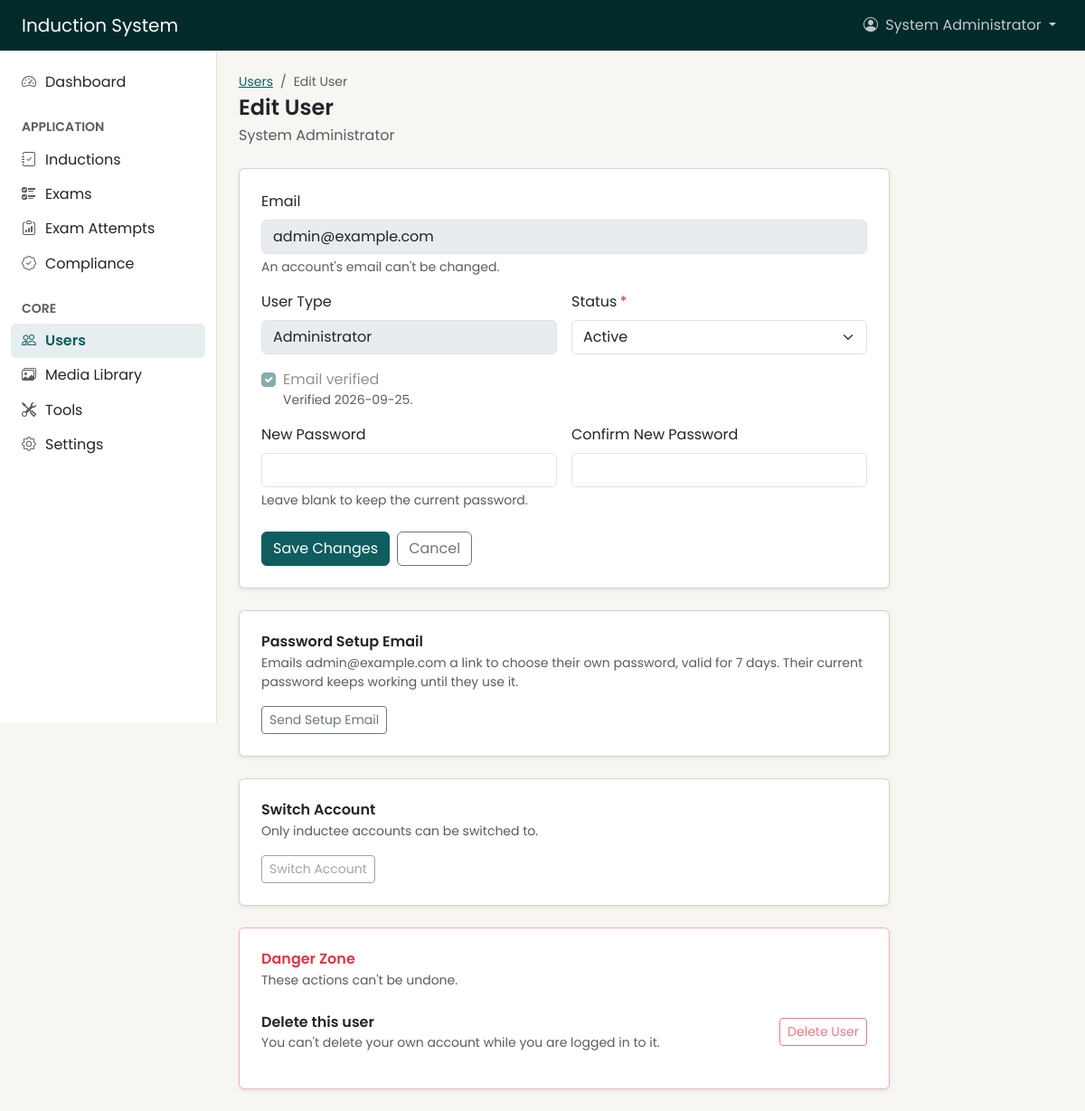
/admin/users/edit.php?id=1 (signed in), run on the app's committed database.
### tables this page shows
CREATE TABLE users (
    id INT UNSIGNED NOT NULL AUTO_INCREMENT,
    email VARCHAR(255) NOT NULL,
    password VARCHAR(255) NOT NULL,
    user_type ENUM('admin', 'inductee') NOT NULL,
    status ENUM('active', 'inactive', 'suspended') NOT NULL DEFAULT 'active',
     
     
    profile_completed TINYINT(1) NOT NULL DEFAULT 0,
    email_verified_at DATETIME NULL,
    email_verification_token VARCHAR(64) NULL,
    email_verification_expires_at DATETIME NULL,
    password_reset_token VARCHAR(64) NULL,
    password_reset_expires_at DATETIME NULL,
    created_at DATETIME NOT NULL DEFAULT CURRENT_TIMESTAMP,
    updated_at DATETIME NOT NULL DEFAULT CURRENT_TIMESTAMP ON UPDATE CURRENT_TIMESTAMP,
    PRIMARY KEY (id),
    UNIQUE KEY uq_users_email (email),
    KEY idx_users_email_verification_token (email_verification_token),
    KEY idx_users_password_reset_token (password_reset_token)
);

### admin/users/edit.php (called while the page is built, shortened)
<?php
require __DIR__ . '/../../bootstrap.php';
$id = (int) ($_GET['id'] ?? $_POST['id'] ?? 0);
$service = new UserManagementService();
$user = $service->find($id);
$errors = get_errors();
require __DIR__ . '/../../views/admin/users/edit.php';

### bootstrap.php (called while the page is built, shortened)
<?php
spl_autoload_register(function (string $class): void {
    $prefix = 'App\\';
    $relative = substr($class, strlen($prefix));
    $path = __DIR__ . '/app/' . str_replace('\\', '/', $relative) . '.php';
});
require __DIR__ . '/app/Core/helpers.php';

### app/Core/Database.php (called while the page is built, shortened)
<?php
class Database
{
    private static ?PDO $connection = null;
    public static function connection(): PDO
    {
        if (self::$connection === null) {
            $config = require dirname(__DIR__, 2) . '/config/database.php';
            $dsn = sprintf(
                '%s:host=%s;port=%s;dbname=%s;charset=%s',
                $config['driver'],
                $config['host'],
                $config['port'],
                $config['database'],
                $config['charset']
            );
            self::$connection = new PDO($dsn, $config['username'], $config['password'], [
                PDO::ATTR_ERRMODE => PDO::ERRMODE_EXCEPTION,
                PDO::ATTR_DEFAULT_FETCH_MODE => PDO::FETCH_ASSOC,
                PDO::ATTR_EMULATE_PREPARES => false,
            ]);
            self::$connection->exec("SET time_zone = '" . (new \DateTimeImmutable())->format('P') . "'");
        }
        return self::$connection;
    }
}

### app/Admin/Services/UserManagementService.php (called while the page is built, shortened)
<?php
class UserManagementService
{
    private UserRepository $users;
    public function __construct()
    {
        $this->users = new UserRepository();
    }
    public function find(int $id): ?array
    {
        return $this->users->findWithProfile($id);
    }
}

### app/Core/Auth/UserRepository.php (called while the page is built, shortened)
<?php
class UserRepository
{
    private PDO $db;
    public function __construct()
    {
        $this->db = Database::connection();
    }
    public function findById(int $id): ?array
    {
        $stmt = $this->db->prepare(
            'SELECT u.*,
                    COALESCE(ap.first_name, ip.first_name) AS first_name,
                    COALESCE(ap.last_name, ip.last_name) AS last_name
             FROM users u
             LEFT JOIN admin_profiles ap ON ap.user_id = u.id
             LEFT JOIN inductee_profiles ip ON ip.user_id = u.id
             WHERE u.id = ?'
        );
        $stmt->execute([$id]);
        $user = $stmt->fetch();
        return $user ?: null;
    }
    public function findWithProfile(int $id): ?array
    {
        return $this->findById($id);
    }
}

### app/Core/helpers.php (called while the page is built, shortened)
<?php
function e(?string $value): string
{
    return htmlspecialchars((string) $value, ENT_QUOTES, 'UTF-8');
}
function old(string $key, string $default = ''): string
{
    return e($_SESSION['old'][$key] ?? $default);
}
function get_errors(): array
{
    $errors = $_SESSION['errors'] ?? [];
    return $errors;
}
function error_for(array $errors, string $field): ?string
{
    return $errors[$field] ?? null;
}

### app/Core/Auth.php (called while the page is built, shortened)
<?php
class Auth
{
    private static ?array $userCache = null;
    public static function id(): ?int
    {
        return $_SESSION['user_id'] ?? null;
    }
    public static function user(): ?array
    {
        $id = self::id();
        if (self::$userCache === null || (int) self::$userCache['id'] !== $id) {
            $user = (new UserRepository())->findById($id);
            self::$userCache = $user;
        }
        return self::$userCache;
    }
}

### views/admin/users/edit.php (the view, shortened to what this page needs)
<?php
require __DIR__ . '/../../partials/admin-header.php';
$isOwnAccount = (int) $user['id'] === (int) ($authUser['id'] ?? 0);
$isInductee = $user['user_type'] === 'inductee';
$userName = trim(($user['first_name'] ?? '') . ' ' . ($user['last_name'] ?? '')) ?: (string) $user['email'];
$emailVerified = $user['email_verified_at'] !== null;
?>
<div class="page-narrow">
    <div class="page-header">
        <div>
            <nav aria-label="Breadcrumb">
                <ol class="breadcrumb">
                    <li class="breadcrumb-item"><a href="/admin/users/index.php">Users</a></li>
                    <li class="breadcrumb-item active" aria-current="page">Edit User</li>
                </ol>
            </nav>
            <h1 class="page-title">Edit User</h1>
            <p class="page-subtitle"><?= e($userName) ?></p>
        </div>
    </div>
    <div class="card shadow-sm">
        <div class="card-body p-4">
            <form method="post" action="/admin/users/edit.php?id=<?= (int) $user['id'] ?>" novalidate>
                <div class="mb-3">
                    <label for="email" class="form-label">Email</label>
                    <input type="email" class="form-control" id="email" value="<?= e((string) $user['email']) ?>" disabled>
                    <div class="form-text">An account's email can't be changed.</div>
                </div>
                <div class="row g-3 mb-3">
                    <div class="col-sm">
                        <label for="user_type" class="form-label">User Type</label>
                        <input type="text" class="form-control" id="user_type"
                               value="<?= $user['user_type'] === 'admin' ? 'Administrator' : 'Inductee' ?>" disabled>
                    </div>
                    <div class="col-sm">
                        <label for="status" class="form-label required">Status</label>
                        <select class="form-select <?= error_for($errors, 'status') ? 'is-invalid' : '' ?>" id="status" name="status" required>
                            <?php foreach (['active' => 'Active', 'inactive' => 'Inactive', 'suspended' => 'Suspended'] as $value => $label): ?>
                                <option value="<?= $value ?>" <?= old('status', (string) $user['status']) === $value ? 'selected' : '' ?>><?= $label ?></option>
                            <?php endforeach; ?>
                        </select>
                    </div>
                </div>
                <div class="form-check mb-3">
                    <?php if ($emailVerified): ?>
                        <input class="form-check-input" type="checkbox" id="email_verified" checked disabled>
                        <label class="form-check-label" for="email_verified">Email verified</label>
                        <div class="form-text mt-0">Verified <?= e(date('Y-m-d', strtotime((string) $user['email_verified_at']))) ?>.</div>
                    <?php endif; ?>
                </div>
                <div class="row g-3 mb-3">
                    <div class="col-sm">
                        <label for="password" class="form-label">New Password</label>
                        <input type="password" class="form-control <?= error_for($errors, 'password') ? 'is-invalid' : '' ?>"
                               id="password" name="password" autocomplete="new-password">
                        <?php if ($error = error_for($errors, 'password')): ?>
                            <div class="invalid-feedback"><?= e($error) ?></div>
                        <?php else: ?>
                            <div class="form-text">Leave blank to keep the current password.</div>
                        <?php endif; ?>
                    </div>
                    <div class="col-sm">
                        <label for="password_confirmation" class="form-label">Confirm New Password</label>
                        <input type="password" class="form-control <?= error_for($errors, 'password_confirmation') ? 'is-invalid' : '' ?>"
                               id="password_confirmation" name="password_confirmation" autocomplete="new-password">
                    </div>
                </div>
                <div class="form-actions">
                    <button type="submit" class="btn btn-primary">Save Changes</button>
                    <a href="/admin/users/index.php" class="btn btn-outline-secondary">Cancel</a>
                </div>
            </form>
        </div>
    </div>
    <div class="card shadow-sm mt-4">
        <div class="card-body p-4">
            <h2 class="fs-6 mb-1">Password Setup Email</h2>
            <p class="text-muted small mb-3">
                Emails <?= e((string) $user['email']) ?> a link to choose their own password, valid for
                <?= AuthService::SETUP_LINK_DAYS ?> days. Their current password keeps working until they use it.
            </p>
            <form method="post" action="/admin/users/send-setup-email.php" class="d-inline">
                <button type="submit" class="btn btn-outline-secondary btn-sm" <?= $user['status'] !== 'active' ? 'disabled' : '' ?>>Send Setup Email</button>
            </form>
        </div>
    </div>
    <div class="card shadow-sm mt-4">
        <div class="card-body p-4">
            <h2 class="fs-6 mb-1">Switch Account</h2>
            <p class="text-muted small mb-3">
                <?php if (!$isInductee): ?>
                    Only inductee accounts can be switched to.
                <?php elseif ($user['status'] !== 'active'): ?>
                    Only active accounts can be switched to. Set Status to Active first.
                <?php else: ?>
                    Use the site as <?= e($userName) ?>, without their password. Everything you do counts as theirs.
                    Switch Back, at the top of every page, returns you here.
                <?php endif; ?>
            </p>
            <form method="post" action="/admin/users/switch.php" class="d-inline">
                <button type="submit" class="btn btn-outline-secondary btn-sm" <?= !$isInductee || $user['status'] !== 'active' ? 'disabled' : '' ?>>Switch Account</button>
            </form>
        </div>
    </div>
    <div class="card border-danger-subtle shadow-sm mt-4">
        <div class="card-body p-4">
            <h2 class="fs-6 text-danger mb-1">Danger Zone</h2>
            <p class="text-muted small mb-2">These actions can't be undone.</p>
            <div class="list-group list-group-flush">
                <div class="list-group-item px-0 py-3 d-flex flex-wrap flex-sm-nowrap justify-content-between align-items-center gap-3">
                    <div>
                        <div class="fw-semibold">Delete this user</div>
                        <div class="text-muted small">
                            <?php if ($isOwnAccount): ?>
                                You can't delete your own account while you are logged in to it.
                            <?php else: ?>
                                Permanently removes the account. If the user has exam attempts or compliance records,
                                those must be deleted too (cascade delete).
                            <?php endif; ?>
                        </div>
                    </div>
                    <button type="button" class="btn btn-outline-danger btn-sm text-nowrap flex-shrink-0" data-bs-toggle="modal" data-bs-target="#deleteUserModal"
                        <?= $isOwnAccount ? 'disabled' : '' ?>>
                        Delete User
                    </button>
                </div>
            </div>
        </div>
    </div>
</div>
<?php require __DIR__ . '/../../partials/admin-footer.php'; ?>

### assets/css/app.css (style rules this page uses)
:root { --font-family-base: "Poppins", -apple-system, BlinkMacSystemFont, "Segoe UI", Roboto, sans-serif; --color-primary-900: #022a2b; --color-primary-800: #044647; --color-primary-700: #0f5d5f; --color-primary-rgb: 15, 93, 95; --color-primary-800-rgb: 4, 70, 71; --color-accent-500: #a54b17; --color-accent-rgb: 165, 75, 23; --color-warm-500: #ea9491; --color-background: #f8f6f3; --color-surface: #ffffff; --color-surface-subtle: #f8f6f3; --color-border: #dee2e6; --color-text: #212529; --color-text-muted: #595c5f; }
:root, .theme-scope { --bs-font-sans-serif: var(--font-family-base); --bs-secondary-color: var(--color-text-muted); --bs-border-color: var(--color-border); --bs-primary: var(--color-primary-700); --bs-primary-rgb: var(--color-primary-rgb); --bs-primary-text-emphasis: var(--color-primary-800); --bs-primary-bg-subtle: rgba(var(--color-primary-rgb), 0.1); --bs-primary-border-subtle: rgba(var(--color-primary-rgb), 0.3); --bs-link-color: var(--color-primary-700); --bs-link-color-rgb: var(--color-primary-rgb); --bs-link-hover-color: var(--color-primary-800); --bs-link-hover-color-rgb: var(--color-primary-800-rgb); --bs-focus-ring-color: rgba(var(--color-primary-rgb), 0.25); }
.btn-primary { --bs-btn-bg: var(--color-primary-700); --bs-btn-border-color: var(--color-primary-700); --bs-btn-hover-bg: var(--color-primary-800); --bs-btn-hover-border-color: var(--color-primary-800); --bs-btn-active-bg: var(--color-primary-900); --bs-btn-active-border-color: var(--color-primary-900); --bs-btn-disabled-bg: var(--color-primary-700); --bs-btn-disabled-border-color: var(--color-primary-700); --bs-btn-focus-shadow-rgb: var(--color-primary-rgb); }
.list-group { --bs-list-group-active-bg: var(--color-primary-700); --bs-list-group-active-border-color: var(--color-primary-700); }
.form-check-input:checked { background-color: var(--color-primary-700); border-color: var(--color-primary-700); }
body { background-color: var(--color-background); }
h1, h2, h3, h4, h5, h6, .h1, .h2, .h3, .h4, .h5, .h6 { font-weight: 600; }
.page-header { display: flex; flex-wrap: wrap; align-items: center; justify-content: space-between; gap: 0.75rem 1rem; margin-bottom: 1.5rem; }
.page-header .breadcrumb { margin-bottom: 0.25rem; font-size: 0.875rem; }
.page-title { font-size: 1.5rem; margin-bottom: 0; }
.page-subtitle { color: var(--color-text-muted); margin: 0.25rem 0 0; }
.page-narrow { max-width: 720px; }
.required::after { content: "*"; content: "*" / ""; margin-left: 0.2rem; color: var(--bs-danger); }
.form-actions { display: flex; flex-wrap: wrap; align-items: center; gap: 0.5rem; padding-top: 0.5rem; }

### data on the page
users: email "admin@example.com", user_type "Administrator", status "Active", email_verified_at "2026-09-25"

### other printed values
$appName "Induction System"
$accountName "System Administrator"
$sidebarItem['label'] "Dashboard"
$sidebarGroup "APPLICATION"
$sidebarItem['label'] "Inductions"
$sidebarItem['label'] "Exams"
$sidebarItem['label'] "Exam Attempts"
$sidebarItem['label'] "Compliance"
$sidebarGroup "CORE"
$sidebarItem['label'] "Users"
$sidebarItem['label'] "Media Library"
$sidebarItem['label'] "Tools"
$sidebarItem['label'] "Settings"
$userName "System Administrator"
AuthService::SETUP_LINK_DAYS "7"
